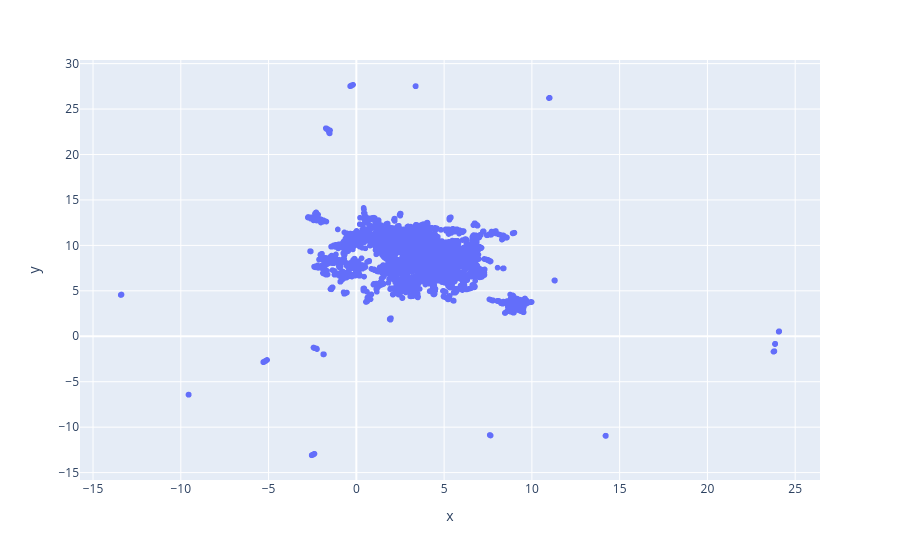

Notebook cell for this chart:
### Markdown cell above
The dimensions above show how the chunk embeddings with 2560 dimensions are reduced to two dimensions for visualization purposes.

You can zoom in the plot by clicking and dragging a box around the area you want to zoom in on. You can also reset the plot by double clicking on the plot.

### Code cell
fig = px.scatter(x=vectors_projections[:, 0], y=vectors_projections[:, 1])
fig.show()

### Figure 1 — Plotly figure (JSON) as saved in the notebook; plotly's stock layout.template omitted (floating-point values rounded to 4 significant figures; data arrays with more than 128 entries replaced by an {"elided": "..."} marker saying what was removed)
{"data": [{"hovertemplate": "x=%{x}<br>y=%{y}<extra></extra>", "legendgroup": "", "marker": {"color": "#636efa", "symbol": "circle"}, "mode": "markers", "name": "", "showlegend": false, "type": "scattergl", "x": {"elided": "6044 float values"}, "xaxis": "x", "y": {"elided": "6044 float values"}, "yaxis": "y"}], "layout": {"legend": {"tracegroupgap": 0}, "margin": {"t": 60}, "xaxis": {"anchor": "y", "domain": [0.0, 1.0], "title": {"text": "x"}}, "yaxis": {"anchor": "x", "domain": [0.0, 1.0], "title": {"text": "y"}}}}
